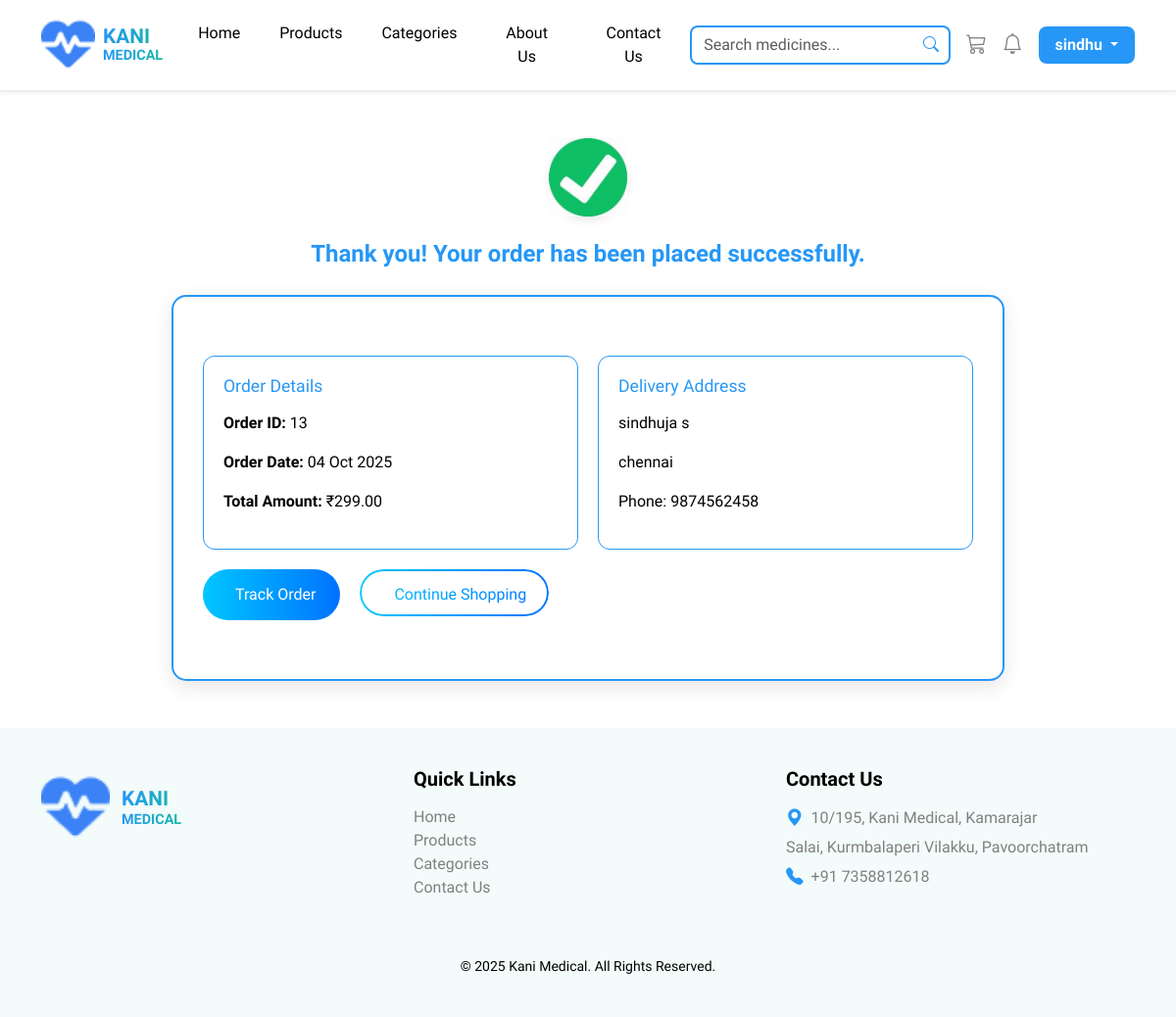
/order-success/13/ (signed in), run on the app's committed database.
### shop/models.py (models this page shows, shortened)
class Order(models.Model):
    user = models.ForeignKey(User, on_delete=models.CASCADE, related_name='orders')
    first_name = models.CharField(max_length=50)
    last_name = models.CharField(max_length=50)
    email = models.EmailField()
    phone = models.CharField(max_length=15)
    address = models.TextField(blank=True, null=True)
    total = models.DecimalField(max_digits=10, decimal_places=2, default=Decimal('0.00'))
    order_items = models.TextField(blank=True, null=True)
    total = models.DecimalField(max_digits=10, decimal_places=2, default=Decimal('0.00'))
    status = models.CharField(max_length=20, choices=ORDER_STATUS, default='placed')
    payment_method = models.CharField(max_length=50, default="COD")
    payment_status = models.CharField(max_length=20, default="Pending")
    razorpay_order_id = models.CharField(max_length=255, blank=True, null=True)
    razorpay_payment_id = models.CharField(max_length=255, blank=True, null=True)
    razorpay_signature = models.CharField(max_length=255, blank=True, null=True)
    created_at = models.DateTimeField(auto_now_add=True)

### shop/views.py (the view)
# urls.py: path('order-success/<int:order_id>/', views.order_success, name='order_success'),
@login_required
def order_success(request, order_id):
    order = get_object_or_404(Order, id=order_id)
    tracked_order = None
    if request.method == "POST":
        email = request.POST.get("email")
        try:
            tracked_order = Order.objects.get(email=email)
        except Order.DoesNotExist:
            tracked_order = None
    return render(request, "shop/order_success.html", {
        "order": order,
        "tracked_order": tracked_order,
    })

### shop/context_processors.py (called while the page is built)
def cart_count(request):
    cart_items_count = 0
    if request.user.is_authenticated:
        cart_items_count = Cart.objects.filter(user=request.user).count()
    else:
        cart = request.session.get('cart', {})
        for item in cart.values():
            cart_items_count += item.get('quantity', 0)
    return {
        'cart_items_count': cart_items_count
    }

### shop/templates/shop/order_success.html (shortened to what this page needs)
{% extends 'shop/base.html' %}
{% load static %}
{% block content %}
<div class="container my-5">
  <div class="tick-circle">
    <img src="{% static 'images/tick.jpeg' %}" alt="Success Tick" />
  </div>
  <p class="thank-you text-center mb-4">Thank you! Your order has been placed successfully.</p>
  <div class="order-success-box">
    <div class="order-details-wrapper">
      <div class="order-left">
        <h5>Order Details</h5>
        <p><strong>Order ID:</strong> {{ order.id }}</p>
        <p><strong>Order Date:</strong> {{ order.created_at|date:"d M Y" }}</p>
        <p><strong>Total Amount:</strong> ₹{{ order.total }}</p>
      </div>
<div class="order-right">
    <h5>Delivery Address</h5>
    <p>{{ order.first_name }} {{ order.last_name }}</p>
    <p>{{ order.address }}</p>
    <p>Phone: {{ order.phone }}</p>
</div>
    <div class="order-buttons">
      <a href="{% url 'track_order' order.id %}" class="btn btn-gradient">
         Track Order
      </a>
      <a href="{% url 'home' %}" class="btn btn-border-gradient">
         Continue Shopping
      </a>
    </div>
  </div>
</div>
{% endblock %}

### shop/templates/shop/base.html (shortened to what this page needs)
{% load static %}
<!DOCTYPE html>
<html lang="en">
<head>
  <link href="https://cdn.jsdelivr.net/npm/bootstrap@5.3.2/dist/css/bootstrap.min.css" rel="stylesheet">
  <link href="https://cdn.jsdelivr.net/npm/bootstrap-icons@1.11.1/font/bootstrap-icons.css" rel="stylesheet">
<link rel="stylesheet" href="{% static 'css/style.css' %}">
</head>
<body>
<nav class="navbar navbar-expand-lg shadow-sm">
  <div class="container">
    <a class="navbar-brand d-flex align-items-center" href="{% url 'home' %}">
      <img src="{% static 'images/i.png' %}" alt="Logo">
      <div class="brand-text ms-2">
        <span>KANI</span>
        <small>MEDICAL</small>
      </div>
    </a>
    <div class="collapse navbar-collapse" id="navbarNav">
      <ul class="navbar-nav text-center">
        <li class="nav-item"><a class="nav-link" href="{% url 'home' %}">Home</a></li>
        <li class="nav-item"><a class="nav-link" href="#">Products</a></li>
        <li class="nav-item"><a class="nav-link" href="{% url 'categories' %}">Categories</a></li>
        <li class="nav-item"><a class="nav-link" href="{% url 'About' %}">About Us</a></li>
        <li class="nav-item"><a class="nav-link" href="{% url 'Contact' %}">Contact Us</a></li>
      </ul>
      <div class="d-flex align-items-center gap-3 ms-auto">
        <form class="search-bar">
          <input class="form-control" type="search" placeholder="Search medicines..." aria-label="Search">
          <i class="bi bi-search"></i>
        </form>
<a href="{% url 'cart_page' %}" class="icon-grey position-relative">
  <i class="bi bi-cart3"></i>
</a>
        <a href="#" class="icon-grey"><i class="bi bi-bell"></i></a>
        {% if user.is_authenticated %}
          <div class="dropdown">
            <a class="btn btn-login dropdown-toggle" href="#" role="button" id="userMenu" data-bs-toggle="dropdown" aria-expanded="false">
              {{ user.username }}
            </a>
          </div>
        {% else %}
          <a href="{% url 'login' %}" class="btn btn-login">Login</a>
        {% endif %}
      </div>
    </div>
  </div>
</nav>
  <main>
    {% block content %}
    {% endblock %}
  </main>
  <footer>
    <div class="container">
      <div class="row">
        <div class="col-md-4 mb-4">
          <div class="footer-logo">
            <img src="{% static 'images/i.png' %}" alt="Logo">
            <div class="brand-text">
              <span>KANI</span>
              <small>MEDICAL</small>
            </div>
          </div>
        </div>
        <div class="col-md-4 mb-4">
          <h5>Quick Links</h5>
          <ul>
            <li><a href="#">Home</a></li>
            <li><a href="#">Products</a></li>
            <li><a href="{% url 'categories' %}">Categories</a></li>
            <li><a href="#">Contact Us</a></li>
          </ul>
        </div>
        <div class="col-md-4 mb-4">
          <h5>Contact Us</h5>
          <div class="contact-info">
            <p><i class="bi bi-geo-alt-fill"></i>10/195, Kani Medical, Kamarajar</p>
            <p>Salai, Kurmbalaperi Vilakku, Pavoorchatram</p>
            <p><i class="bi bi-telephone-fill"></i>+91 7358812618</p>
          </div>
        </div>
      </div>
      <div class="text-center mt-3">
        <small>© 2025 Kani Medical. All Rights Reserved.</small>
      </div>
    </div>
  </footer>
</body>
</html>

### static/css/style.css (style rules this page uses)
.btn-gradient { background: linear-gradient(90deg, #00c6ff, #0072ff); color: #fff; padding: 20px 28px; border-radius: 30px; border: none; font-weight: 600; text-decoration: none; transition: 0.3s ease; display: inline-block; }
.btn-border-gradient { position: relative; display: inline-block; padding: 12px 28px; border-radius: 30px; font-weight: 600; text-decoration: none; background: transparent; border: 2px solid transparent; background-image: linear-gradient(90deg,#14B8A6, #2697F6); -webkit-background-clip: text; -webkit-text-fill-color: transparent; transition: 0.3s ease; }
.btn-border-gradient::before { content: ""; position: absolute; top: 0; left: 0; width: 100%; height: 100%; border-radius: 30px; padding: 2px; background: linear-gradient(90deg, #00c6ff, #0072ff); -webkit-mask: linear-gradient(#fff 0 0) content-box, linear-gradient(#fff 0 0); -webkit-mask-composite: xor; mask-composite: exclude; pointer-events: none; }

### shop/templates/shop/base.html (style rules this page uses)
body { font-family: 'Urbanist', sans-serif; background-color: #ffffff; color: #000000; }
.navbar { background-color: #ffffff; border-bottom: 1px solid #eaeaea; position: sticky; top: 0; z-index: 1030; transition: all 0.3s ease-in-out; }
.navbar-brand img { width: 55px; height: auto; }
.brand-text { display: flex; flex-direction: column; line-height: 1.1; }
.brand-text span { font-weight: 700; font-size: 1.3rem; background: linear-gradient(90deg, #2697F6, #14B8A6); -webkit-background-clip: text; -webkit-text-fill-color: transparent; }
.brand-text small { font-size: 0.9rem; font-weight: 600; background: linear-gradient(90deg, #2697F6, #14B8A6); -webkit-background-clip: text; -webkit-text-fill-color: transparent; }
.navbar-nav { margin: 0 auto; }
.navbar-nav .nav-link { color: #000 !important; font-weight: 500; margin: 0 12px; position: relative; }
.navbar-nav .nav-link { position: relative; padding: 8px 15px; border-radius: 8px; transition: all 0.3s ease; }
.search-bar { position: relative; animation: fadeIn 0.6s ease-in-out; }
.search-bar input { border: 2px solid #2697F6; border-radius: 8px; padding-right: 35px; }
.search-bar .bi-search { position: absolute; right: 12px; top: 50%; transform: translateY(-50%); color: #2697F6; }
.icon-grey { color: grey !important; font-size: 1.3rem; transition: transform 0.2s ease-in-out; }
.btn-login { background-color: #2697F6; color: #fff; border-radius: 8px; padding: 6px 16px; font-weight: 600; transition: all 0.3s ease-in-out; }
footer { background-color: rgba(20, 184, 166, 0.05); padding: 40px 0; animation: fadeInUp 0.8s ease-in-out; }
footer h5 { font-weight: 700; margin-bottom: 15px; color: #000; }
footer ul { list-style: none; padding: 0; }
footer ul li a { text-decoration: none; color: grey; transition: 0.3s; }
.footer-logo { display: flex; align-items: center; }
.footer-logo img { width: 70px; height: auto; margin-right: 12px; }
.footer-logo .brand-text { display: flex; flex-direction: column; line-height: 1.2; }
.footer-logo .brand-text span, .footer-logo .brand-text small { font-weight: 700; background: linear-gradient(90deg, #2697F6, #14B8A6); -webkit-background-clip: text; -webkit-text-fill-color: transparent; }
.contact-info p { margin: 5px 0; color: grey; display: flex; align-items: center; }
.contact-info i { color: #2697F6; margin-right: 8px; font-size: 1.1rem; }

### data on the page
Order: id "13", created_at "04 Oct 2025", total "299.00", first_name "sindhuja", last_name "s", address "chennai", phone "9874562458"

### other printed values
{{ user.username }} "sindhu"
